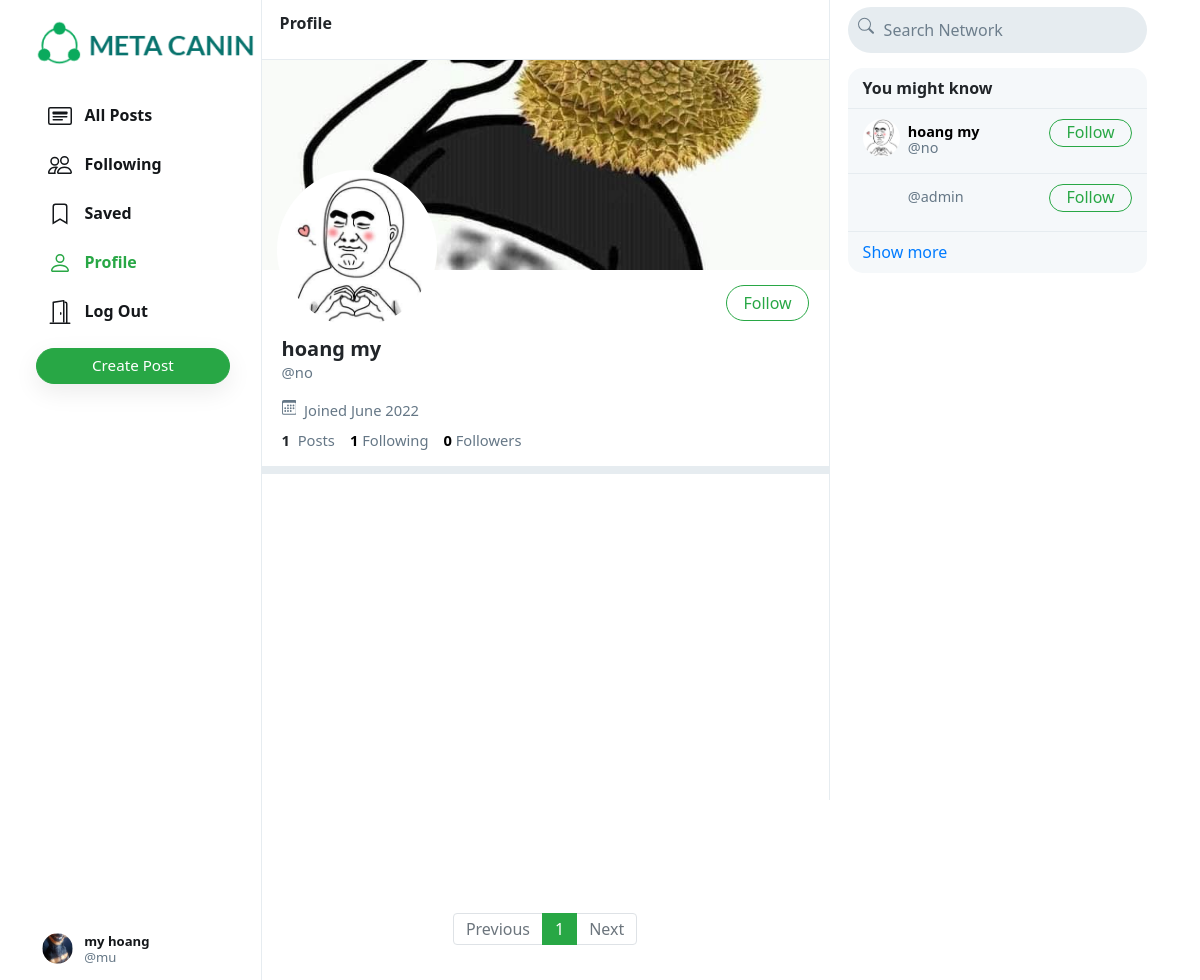
/no (signed in), run on the app's committed database.
### network/models.py (models this page shows, shortened)
class User(AbstractUser):
    profile_pic = models.ImageField(upload_to='profile_pic/')
    bio = models.TextField(max_length=160, blank=True, null=True)
    cover = models.ImageField(upload_to='covers/', blank=True)

### network/views.py (the view)
# urls.py: path("<str:username>", views.profile, name='profile'),
def profile(request, username):
    user = User.objects.get(username=username)
    all_posts = Post.objects.filter(creater=user).order_by('-date_created')
    paginator = Paginator(all_posts, 10)
    page_number = request.GET.get('page')
    if page_number == None:
        page_number = 1
    posts = paginator.get_page(page_number)
    followings = []
    suggestions = []
    follower = False
    if request.user.is_authenticated:
        followings = Follower.objects.filter(
            followers=request.user).values_list('user', flat=True)
        suggestions = User.objects.exclude(pk__in=followings).exclude(
            username=request.user.username).order_by("?")[:6]
        if request.user in Follower.objects.get(user=user).followers.all():
            follower = True
    follower_count = Follower.objects.get(user=user).followers.all().count()
    following_count = Follower.objects.filter(followers=user).count()
    return render(request, 'network/profile.html', {
        "username": user,
        "posts": posts,
        "posts_count": all_posts.count(),
        "suggestions": suggestions,
        "page": "profile",
        "is_follower": follower,
        "follower_count": follower_count,
        "following_count": following_count
    })

### network/templates/network/profile.html (shortened to what this page needs)
{% extends 'network/index.html' %}
{% load static %}
{% block profile %}
    <div class="profile-view" data-user="{{username.username}}">
        <div class="cover-image" style="background-image: url(/media/{{username.cover}})"></div>
        <div class="profile-image" style="background-image: url(/media/{{username.profile_pic}})"></div>
        <div class="profile-details">
            <div>
                {% if user.username == username.username %}
                    <button class="btn btn-outline-success float-right" id="edit-profile-btn">Edit Profile</button>
                {% elif is_follower %}
                    <button class="btn btn-success float-right" onclick="unfollow_user(this,'{{username.username}}','edit_page')" id="following-btn">Following</button>
                {% else %}
                    <button class="btn btn-outline-success float-right" onclick="follow_user(this,'{{username.username}}','edit_page')" id="follow-btn">Follow</button>
                {% endif %}
            </div>
            <div class="details-data">
                <h5>{{username.first_name}} {{username.last_name}}</h5>
                <div class="grey">@{{username.username}}</div>
                <div class="grey" style="padding: 8px 0px;">
                    &nbsp;Joined {{username.date_joined | date:"F Y"}}
                </div>
                <div>
                    <strong>
                        {{posts_count}}
                    </strong>
                    &nbsp;<span class="grey">Posts</span>
                    <a href="#">
                        <strong id="following__count">{{following_count | default:0}}</strong>&nbsp;<span class="grey">Following</span>
                    </a>
                    <a href="#">
                        <strong id="follower__count">{{follower_count | default:0}}</strong>&nbsp;<span class="grey">Followers</span>
                    </a>
                </div>
            </div>
        </div>
    </div>
    <div class="space"></div>
{% endblock %}

### network/templates/network/index.html (shortened to what this page needs)
{% extends "network/layout.html" %}
{% load static %}
{% block body %}
    <div class="main-div">
        <div class="left-div">
            <nav class="head heading">
                {% if page == 'all_posts' %}
                    All Posts
                {% elif page == 'following' %}
                    Following
                {% elif page == 'saved' %}
                    Saved
                {% elif page == 'profile' %}
                    Profile
                {% else %}
                    Explore
                {% endif %}
            </nav>
            <div class="left-div-content">
                <div class="posts-view">
                    {% block profile %}
                    {% endblock %}
                    <div class="main-div-content">
                        <nav aria-label="Page navigation example" class="pagination-bar">
                            <ul class="pagination justify-content-center">
                                {% if posts.has_previous %}
                                    <li class="page-item">
                                        <a class="page-link" href="?page={{ posts.previous_page_number | default:1}}" tabindex="-1" aria-disabled="true">Previous</a>
                                    </li>
                                {% else %}
                                    <li class="page-item disabled">
                                        <a class="page-link" href="" tabindex="-1" aria-disabled="true">Previous</a>
                                    </li>
                                {% endif %}
                                {% for each in posts.paginator.page_range %}
                                    {% if each == posts.number %}
                                        <li class="page-item active"><a class="page-link" href="?page={{each}}">{{each}}</a></li>
                                    {% else %}
                                        <li class="page-item"><a class="page-link" href="?page={{each}}">{{each}}</a></li>
                                    {% endif %}
                                {% endfor %}
                                {% if posts.has_next %}
                                    <li class="page-item">
                                        <a class="page-link" href="?page={{ posts.next_page_number }}">Next</a>
                                    </li>
                                {% else %}
                                    <li class="page-item disabled">
                                        <a class="page-link" href="">Next</a>
                                    </li>
                                {% endif %}
                            </ul>
                          </nav>
                    </div>
                </div>
            </div>
        </div>
    </div>
{% endblock %}

### network/templates/network/layout.html (shortened to what this page needs)
{% load static %}
<!DOCTYPE html>
<html lang="en">
<head>
    <link rel="stylesheet" href="https://stackpath.bootstrapcdn.com/bootstrap/4.4.1/css/bootstrap.min.css"
>
    <link href="{% static 'network/styles.css' %}" rel="stylesheet">
</head>
<body>
    <div class="body" data-page="{{page}}">
        <div class="sidenav">
            <a href="{% url 'index' %}" class="navbar-brand">
                <img src="{% static 'network/Images/logo.png' %}" height="45px">
            </a>
            <div style="height: 100%;">
                <div>
                    <div>
                        <ul>
                            <li class="nav-item" id="all_posts">
                                <a href="{% url 'index' %}" class="nav-link">
                                    <div>
                                        &nbsp;&nbsp;All Posts
                                    </div>
                                </a>
                            </li>
                            {% if user.is_authenticated %}
                            <li class="nav-item" id="following">
                                <a href="{% url 'following' %}" class="nav-link">
                                    <div>
                                        &nbsp;&nbsp;Following
                                    </div>
                                </a>
                            </li>
                            <li class="nav-item" id="saved">
                                <a href="{% url 'saved' %}" class="nav-link">
                                    <div>
                                        <svg width="1.5em" height="1.5em" viewBox="0 0 16 16" class="bi bi-bookmark"
                                            fill="currentColor" xmlns="http://www.w3.org/2000/svg">
                                            <path fill-rule="evenodd"
                                                d="M8 12l5 3V3a2 2 0 0 0-2-2H5a2 2 0 0 0-2 2v12l5-3zm-4 1.234l4-2.4 4 2.4V3a1 1 0 0 0-1-1H5a1 1 0 0 0-1 1v10.234z" />
                                        </svg>
                                        &nbsp;&nbsp;Saved
                                    </div>
                                </a>
                            </li>
                            <li class="nav-item" id="profile">
                                <a href="{% url 'profile' user.username %}" class="nav-link">
                                    <div>
                                        &nbsp;&nbsp;Profile
                                    </div>
                                </a>
                            </li>
                            <li class="nav-item" id="logout">
                                <a href="{% url 'logout' %}" class="nav-link">
                                    <div>
                                        &nbsp;&nbsp;Log Out
                                    </div>
                                </a>
                            </li>
                            {% endif %}
                        </ul>
                    </div>
                    {% if user.is_authenticated %}
                    <button id="popup-btn" class="btn btn-success new-post-btn" onclick="createpost()">Create
                        Post</button>
                    {% endif %}
                </div>
                <div style="position: absolute; bottom: 10px;">
                    {% if user.is_authenticated %}
                    <li class="nav-item sidenav-user">
                        <a href="{% url 'profile' user.username %}" class="nav-link">
                            <div class="user_account">
                                <div class="small-profilepic"
                                    style="float: left; background-image: url(/media/{{user.profile_pic}})"></div>
                                <div style="height: 2.7vw; margin: auto;">
                                    <div style="margin-top: 4px;"><strong>{{user.first_name}}
                                            {{user.last_name}}</strong></div>
                                    <div class="grey" style="margin-top: 4px;">@{{ user.username }}</div>
                                </div>
                            </div>
                        </a>
                    </li>
                    {% endif %}
                </div>
            </div>
        </div>
        {% block body %}
        {% endblock %}
        <div class="right-div">
            <nav class="head">
                <form action="#">
                    <div class="search-div">
                        <div>
                        </div>
                        <input type="text" name="query" id="search-box" placeholder="Search Network">
                    </div>
                </form>
            </nav>
            <div class='right-div-content'>
                <div class="space" style="background-color: white;"></div>
                {% if user.is_authenticated %}
                <div class="suggestion-box">
                    <div class="suggestion-header">
                        You might know
                    </div>
                    {% for suggestion in suggestions %}
                    <div class="suggestion-user">
                        <div>
                            <a href="{% url 'profile' suggestion.username %}">
                                <div class="small-profilepic"
                                    style="background-image: url(/media/{{suggestion.profile_pic}})"></div>
                            </a>
                        </div>
                        <div class="user-details">
                            <a href="{% url 'profile' suggestion.username %}">
                                <div id="user-name">
                                    <strong>
                                        {{suggestion.first_name}} {{suggestion.last_name}}
                                    </strong>
                                </div>
                                <div class="grey">@{{suggestion.username}}</div>
                            </a>
                        </div>
                        <div>
                            <button class="btn btn-outline-success" type="button"
                                onclick="follow_user(this,'{{suggestion.username}}','suggestion')">Follow</button>
                        </div>
                    </div>
                    {% empty %}
                    <div style="text-align: center; border-bottom: .5px solid #e6ecf0; padding: 10px 15px;">
                        <span class="grey" style="font-size: .9em;">No suggestions available.</span>
                    </div>
                    {% endfor %}
                    <div class="suggestion-footer">
                        <a href="#">Show more</a>
                    </div>
                </div>
                {% endif %}
            </div>
        </div>
    </div>
</body>
</html>

### data on the page
User: profile_pic (picture), first_name "my", last_name "hoang", username "mu"
User: cover (picture), profile_pic (picture), first_name "hoang", last_name "my", username "no", date_joined "June 2022"
User: username "admin"

### other printed values
{{ posts_count }} "1"
{{ following_count | default:0 }} "1"
{{ follower_count | default:0 }} "0"
{{ each }} "1"
